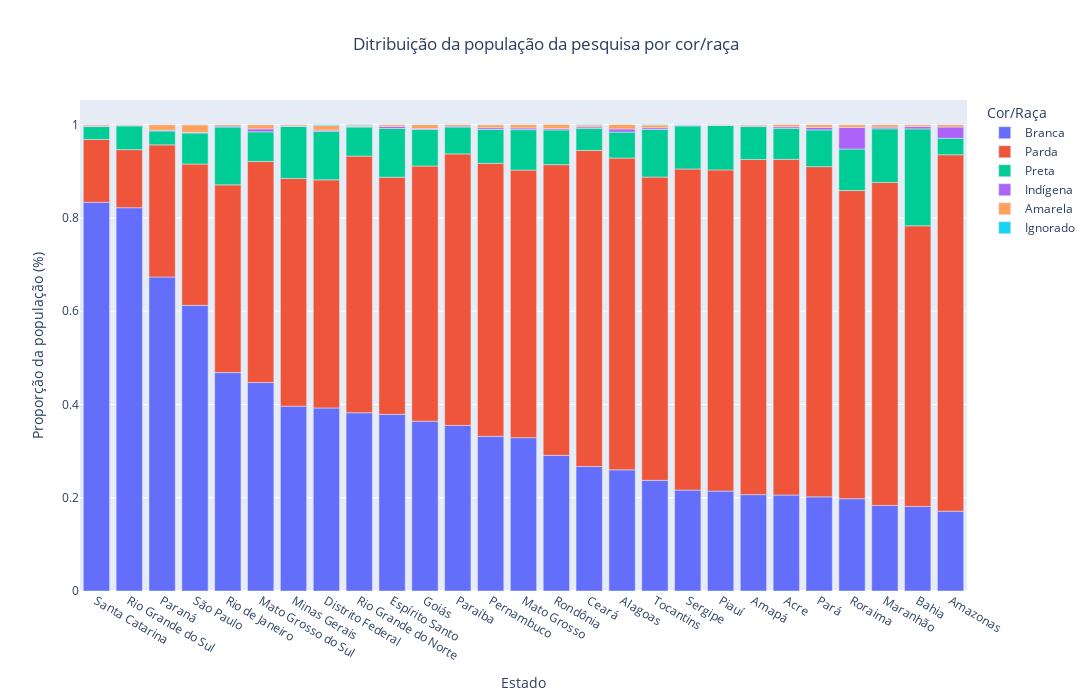

Here is the notebook cell this chart was saved with:
### Code cell
fig_cor_raca = px.bar(df_results.sort_values(by=['proportion_raca'], ascending=False), x="uf", y="proportion_raca", color="cor_raca", title="Ditribuição da população da pesquisa por cor/raça",
            labels=dict(uf="Estado", proportion_raca="Proporção da população (%)", cor_raca="Cor/Raça"))

fig_cor_raca.update_layout(title_x=0.5, width=1200, height=700)

title_name = fig_cor_raca['layout']['title']['text']
title_name = title_name.replace('/','-')

plotly.offline.plot(fig_cor_raca, filename = f'./plots/{title_name}.html', auto_play=False, auto_open=False)

fig_cor_raca.show()

### Figure 1 — Plotly figure (JSON) as saved in the notebook; plotly's stock layout.template omitted (floating-point values rounded to 4 significant figures)
{"data": [{"alignmentgroup": "True", "hovertemplate": "Cor/Raça=Branca<br>Estado=%{x}<br>Proporção da população (%)=%{y}<extra></extra>", "legendgroup": "Branca", "marker": {"color": "#636efa", "pattern": {"shape": ""}}, "name": "Branca", "offsetgroup": "Branca", "orientation": "v", "showlegend": true, "textposition": "auto", "type": "bar", "x": ["Santa Catarina", "Rio Grande do Sul", "Paraná", "São Paulo", "Rio de Janeiro", "Mato Grosso do Sul", "Minas Gerais", "Distrito Federal", "Rio Grande do Norte", "Espírito Santo", "Goiás", "Paraíba", "Pernambuco", "Mato Grosso", "Rondônia", "Ceará", "Alagoas", "Tocantins", "Sergipe", "Piauí", "Amapá", "Acre", "Pará", "Roraima", "Maranhão", "Bahia", "Amazonas"], "xaxis": "x", "y": [0.8334, 0.8218, 0.6733, 0.6125, 0.4683, 0.4469, 0.3963, 0.3925, 0.3822, 0.3788, 0.3641, 0.3551, 0.3317, 0.3288, 0.2908, 0.2669, 0.2598, 0.2372, 0.2163, 0.2142, 0.2066, 0.2057, 0.2019, 0.1979, 0.1835, 0.1814, 0.1711], "yaxis": "y"}, {"alignmentgroup": "True", "hovertemplate": "Cor/Raça=Parda<br>Estado=%{x}<br>Proporção da população (%)=%{y}<extra></extra>", "legendgroup": "Parda", "marker": {"color": "#EF553B", "pattern": {"shape": ""}}, "name": "Parda", "offsetgroup": "Parda", "orientation": "v", "showlegend": true, "textposition": "auto", "type": "bar", "x": ["Amazonas", "Acre", "Amapá", "Pará", "Maranhão", "Piauí", "Sergipe", "Ceará", "Alagoas", "Roraima", "Tocantins", "Rondônia", "Bahia", "Pernambuco", "Paraíba", "Mato Grosso", "Rio Grande do Norte", "Goiás", "Espírito Santo", "Distrito Federal", "Minas Gerais", "Mato Grosso do Sul", "Rio de Janeiro", "São Paulo", "Paraná", "Santa Catarina", "Rio Grande do Sul"], "xaxis": "x", "y": [0.7642, 0.7199, 0.7185, 0.7079, 0.6926, 0.6887, 0.6886, 0.6778, 0.6685, 0.6607, 0.6503, 0.6233, 0.6016, 0.5853, 0.5821, 0.5737, 0.5503, 0.5471, 0.5083, 0.489, 0.4883, 0.4742, 0.4025, 0.3029, 0.2833, 0.1347, 0.1245], "yaxis": "y"}, {"alignmentgroup": "True", "hovertemplate": "Cor/Raça=Preta<br>Estado=%{x}<br>Proporção da população (%)=%{y}<extra></extra>", "legendgroup": "Preta", "marker": {"color": "#00cc96", "pattern": {"shape": ""}}, "name": "Preta", "offsetgroup": "Preta", "orientation": "v", "showlegend": true, "textposition": "auto", "type": "bar", "x": ["Bahia", "Rio de Janeiro", "Maranhão", "Minas Gerais", "Espírito Santo", "Distrito Federal", "Tocantins", "Piauí", "Sergipe", "Roraima", "Mato Grosso", "Pará", "Goiás", "Rondônia", "Pernambuco", "Amapá", "São Paulo", "Acre", "Mato Grosso do Sul", "Rio Grande do Norte", "Paraíba", "Alagoas", "Rio Grande do Sul", "Ceará", "Amazonas", "Paraná", "Santa Catarina"], "xaxis": "x", "y": [0.2078, 0.124, 0.1149, 0.1115, 0.1045, 0.104, 0.102, 0.0951, 0.0923, 0.089, 0.0867, 0.0788, 0.0782, 0.0744, 0.0726, 0.0707, 0.0666, 0.0663, 0.0634, 0.0623, 0.0576, 0.0556, 0.0509, 0.0472, 0.0354, 0.0298, 0.0277], "yaxis": "y"}, {"alignmentgroup": "True", "hovertemplate": "Cor/Raça=Indígena<br>Estado=%{x}<br>Proporção da população (%)=%{y}<extra></extra>", "legendgroup": "Indígena", "marker": {"color": "#ab63fa", "pattern": {"shape": ""}}, "name": "Indígena", "offsetgroup": "Indígena", "orientation": "v", "showlegend": true, "textposition": "auto", "type": "bar", "x": ["Roraima", "Amazonas", "Alagoas", "Mato Grosso do Sul", "Pará", "Bahia", "Espírito Santo", "Tocantins", "Pernambuco", "Mato Grosso", "Maranhão", "Acre", "Ceará", "Rondônia", "Distrito Federal", "Rio de Janeiro", "Paraíba", "Goiás", "Paraná", "Sergipe", "Rio Grande do Sul", "Amapá", "Rio Grande do Norte", "São Paulo", "Santa Catarina", "Minas Gerais", "Piauí"], "xaxis": "x", "y": [0.0463, 0.0241, 0.0067, 0.0063, 0.0053, 0.005, 0.0044, 0.0038, 0.0037, 0.0036, 0.0036, 0.0035, 0.0032, 0.0029, 0.0026, 0.0022, 0.0022, 0.0021, 0.0018, 0.0018, 0.0017, 0.0016, 0.0014, 0.0014, 0.0012, 0.0009, 0.0006], "yaxis": "y"}, {"alignmentgroup": "True", "hovertemplate": "Cor/Raça=Amarela<br>Estado=%{x}<br>Proporção da população (%)=%{y}<extra></extra>", "legendgroup": "Amarela", "marker": {"color": "#FFA15A", "pattern": {"shape": ""}}, "name": "Amarela", "offsetgroup": "Amarela", "orientation": "v", "showlegend": true, "textposition": "auto", "type": "bar", "x": ["São Paulo", "Paraná", "Distrito Federal", "Alagoas", "Mato Grosso do Sul", "Rondônia", "Goiás", "Mato Grosso", "Pernambuco", "Pará", "Roraima", "Tocantins", "Maranhão", "Amazonas", "Acre", "Bahia", "Espírito Santo", "Ceará", "Rio de Janeiro", "Paraíba", "Minas Gerais", "Santa Catarina", "Rio Grande do Norte", "Amapá", "Rio Grande do Sul", "Piauí", "Sergipe"], "xaxis": "x", "y": [0.0163, 0.0117, 0.0098, 0.0093, 0.0092, 0.0087, 0.0085, 0.0072, 0.0064, 0.0061, 0.006, 0.0058, 0.0054, 0.0051, 0.0046, 0.0041, 0.004, 0.0038, 0.0031, 0.0031, 0.0029, 0.0028, 0.0025, 0.0025, 0.001, 0.0009, 0.0007], "yaxis": "y"}, {"alignmentgroup": "True", "hovertemplate": "Cor/Raça=Ignorado<br>Estado=%{x}<br>Proporção da população (%)=%{y}<extra></extra>", "legendgroup": "Ignorado", "marker": {"color": "#19d3f3", "pattern": {"shape": ""}}, "name": "Ignorado", "offsetgroup": "Ignorado", "orientation": "v", "showlegend": true, "textposition": "auto", "type": "bar", "x": ["Distrito Federal", "Rio Grande do Norte", "Ceará", "Tocantins", "Piauí", "Sergipe", "São Paulo", "Amazonas", "Santa Catarina", "Pernambuco", "Rio Grande do Sul", "Minas Gerais", "Goiás", "Roraima", "Amapá", "Mato Grosso", "Paraná", "Pará", "Rio de Janeiro", "Espírito Santo", "Mato Grosso do Sul", "Maranhão", "Bahia"], "xaxis": "x", "y": [0.0021, 0.0014, 0.0011, 0.001, 0.0006, 0.0003, 0.0003, 0.0002, 0.0002, 0.0002, 0.0001, 0.0001, 0.0001, 0.0001, 0.0001, 0.0001, 0.0001, 0.0001, 0, 0, 0, 0, 0], "yaxis": "y"}], "layout": {"barmode": "relative", "height": 700, "legend": {"title": {"text": "Cor/Raça"}, "tracegroupgap": 0}, "title": {"text": "Ditribuição da população da pesquisa por cor/raça", "x": 0.5}, "width": 1200, "xaxis": {"anchor": "y", "domain": [0, 1], "title": {"text": "Estado"}}, "yaxis": {"anchor": "x", "domain": [0, 1], "title": {"text": "Proporção da população (%)"}}}}
